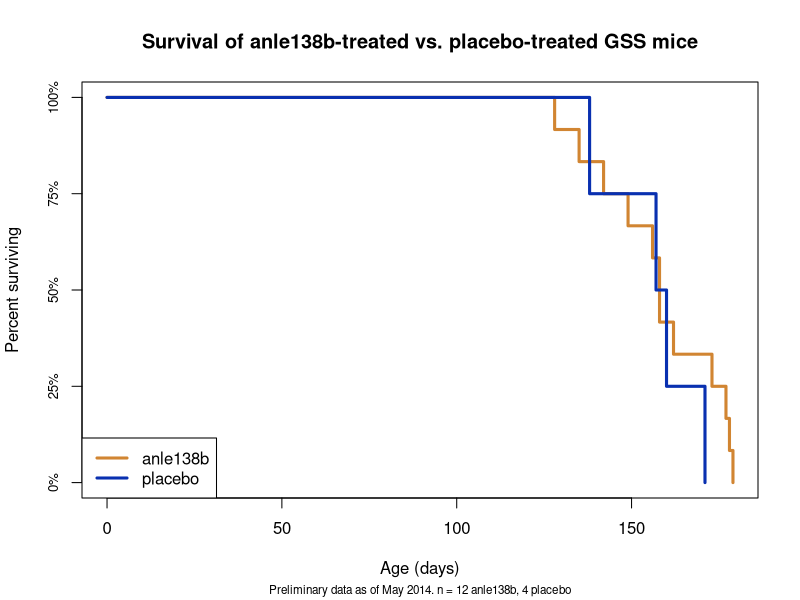
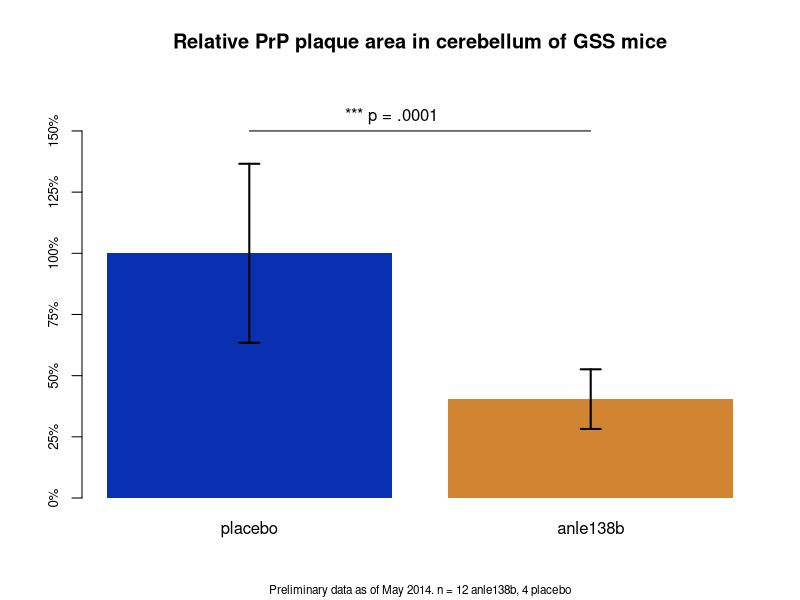

Here is the R script that generated these plots, in order:
require(survival)
tcolor='#D18532' # "treated"
pcolor='#0930B0' # "placebo"

setwd('~/d/sci/032anle138b/data')

# survival curves
png('prelim.fig1.survival.curves.png',width=600,height=400)
surv_dpi = c(173,142,149,162,177,128,135,178,158,158,156,179,138,160,157,171)
grp = c(rep("anle138b",12),rep("placebo",4))
event = rep(1,16) # all these mice died
mean(surv_dpi[grp=="anle138b"])
mean(surv_dpi[grp=="placebo"])
survdf = data.frame(surv_dpi,event,grp)
plot(survfit(Surv(surv_dpi,event==1)~grp,data=survdf),col=c(tcolor,pcolor),lwd=3,
     yaxt='n',xlab='Age (days)',ylab='Percent surviving',
     main = 'Survival of anle138b-treated vs. placebo-treated GSS mice',
     sub='Preliminary data as of May 2014. n = 12 anle138b, 4 placebo',cex.sub=.7)
axis(side=2,at=(0:4)/4,labels=paste((0:4)*25,"%",sep=""),cex.axis=.8)
legend('bottomleft',c("anle138b","placebo"),col=c(tcolor,pcolor),lwd=3)
dev.off()

# relative plaque area
png('prelim.fig2.plaque.area.png',width=600,height=400)
plaques_cerebellum = c(431,260,477,440,412,324,592,461,498,674,855,517,943,1642,1533,783)
plaques_cb_relative = plaques_cerebellum / mean(plaques_cerebellum[grp=="placebo"])
m = lm(plaques_cb_relative ~ grp)
summary(m)
confint(m)
barplot(c(mean(plaques_cb_relative[grp=="placebo"]),mean(plaques_cb_relative[grp=="anle138b"])),
        col=c(pcolor,tcolor),border=NA,yaxt='n',names.arg=rev(unique(grp)),ylim=c(0,1.7),
        main="Relative PrP plaque area in cerebellum of GSS mice",
        sub='Preliminary data as of May 2014. n = 12 anle138b, 4 placebo',cex.sub=.7)
axis(side=2,at=(0:6)*.25,labels=paste((0:6)*25,"%",sep=""),cex.axis=.8)
arrows(x0=.7,y0=sum(confint(m)[,1]),y1=sum(confint(m)[,2]),code=3,angle=90,length=.1,lwd=2)
arrows(x0=1.9,y0=confint(m)[1,1],y1=confint(m)[1,2],code=3,angle=90,length=.1,lwd=2)
arrows(x0=.7,x1=1.9,y0=1.5,length=0,lwd=1)
text(1.2,1.5,pos=3,"*** p = .0001")
dev.off()